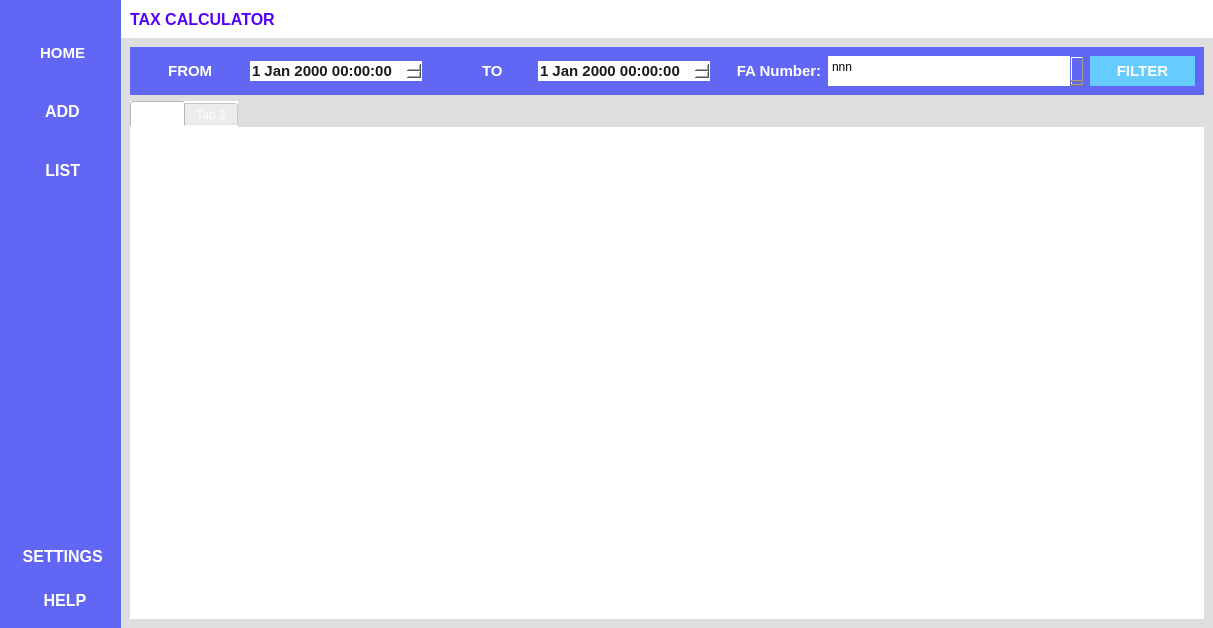
<?xml version="1.0" encoding="UTF-8"?>
<ui version="4.0">
 <class>MainWindow</class>
 <widget class="QMainWindow" name="MainWindow">
  <property name="geometry">
   <rect>
    <x>0</x>
    <y>0</y>
    <width>1213</width>
    <height>628</height>
   </rect>
  </property>
  <property name="windowTitle">
   <string>MainWindow</string>
  </property>
  <widget class="QWidget" name="centralwidget">
   <property name="styleSheet">
    <string notr="true">*{
border: none;
background-color:transparent;
background:none;
padding:0;
margin:0;
color:#fff;
}
#centralwidget{
background-color:#FFFF;
}
#LeftMenu{
background-color:rgb(98, 102, 244);
}
QpushButton{
text-align:left;
padding: 2px 5px;
}</string>
   </property>
   <layout class="QHBoxLayout" name="horizontalLayout">
    <property name="spacing">
     <number>0</number>
    </property>
    <property name="leftMargin">
     <number>0</number>
    </property>
    <property name="topMargin">
     <number>0</number>
    </property>
    <property name="rightMargin">
     <number>0</number>
    </property>
    <property name="bottomMargin">
     <number>0</number>
    </property>
    <item>
     <widget class="QWidget" name="LeftMenu" native="true">
      <property name="sizePolicy">
       <sizepolicy hsizetype="Preferred" vsizetype="Preferred">
        <horstretch>0</horstretch>
        <verstretch>0</verstretch>
       </sizepolicy>
      </property>
      <layout class="QVBoxLayout" name="verticalLayout">
       <property name="spacing">
        <number>0</number>
       </property>
       <property name="leftMargin">
        <number>0</number>
       </property>
       <property name="topMargin">
        <number>0</number>
       </property>
       <property name="rightMargin">
        <number>0</number>
       </property>
       <property name="bottomMargin">
        <number>0</number>
       </property>
       <item alignment="Qt::AlignLeft">
        <widget class="QWidget" name="widget" native="true">
         <property name="styleSheet">
          <string notr="true"/>
         </property>
         <layout class="QVBoxLayout" name="verticalLayout_2">
          <item alignment="Qt::AlignTop">
           <widget class="QFrame" name="frame">
            <property name="frameShape">
             <enum>QFrame::StyledPanel</enum>
            </property>
            <property name="frameShadow">
             <enum>QFrame::Raised</enum>
            </property>
            <layout class="QVBoxLayout" name="verticalLayout_5">
             <property name="spacing">
              <number>0</number>
             </property>
             <property name="leftMargin">
              <number>0</number>
             </property>
             <property name="topMargin">
              <number>0</number>
             </property>
             <property name="rightMargin">
              <number>0</number>
             </property>
             <property name="bottomMargin">
              <number>0</number>
             </property>
             <item>
              <widget class="QPushButton" name="MenuButton">
               <property name="toolTip">
                <string>Menu</string>
               </property>
               <property name="autoFillBackground">
                <bool>false</bool>
               </property>
               <property name="text">
                <string/>
               </property>
               <property name="icon">
                <iconset resource="resource.qrc">
                 <normaloff>:/Icon/icons/20x20/cil-menu.png</normaloff>:/Icon/icons/20x20/cil-menu.png</iconset>
               </property>
               <property name="iconSize">
                <size>
                 <width>32</width>
                 <height>32</height>
                </size>
               </property>
              </widget>
             </item>
            </layout>
           </widget>
          </item>
          <item alignment="Qt::AlignTop">
           <widget class="QFrame" name="frame_2">
            <property name="sizePolicy">
             <sizepolicy hsizetype="Preferred" vsizetype="Preferred">
              <horstretch>0</horstretch>
              <verstretch>0</verstretch>
             </sizepolicy>
            </property>
            <property name="frameShape">
             <enum>QFrame::StyledPanel</enum>
            </property>
            <property name="frameShadow">
             <enum>QFrame::Raised</enum>
            </property>
            <layout class="QVBoxLayout" name="verticalLayout_4">
             <property name="spacing">
              <number>40</number>
             </property>
             <property name="leftMargin">
              <number>0</number>
             </property>
             <property name="topMargin">
              <number>15</number>
             </property>
             <property name="rightMargin">
              <number>0</number>
             </property>
             <property name="bottomMargin">
              <number>15</number>
             </property>
             <item>
              <widget class="QPushButton" name="Home">
               <property name="font">
                <font>
                 <family>Segoe UI</family>
                 <pointsize>11</pointsize>
                 <bold>true</bold>
                </font>
               </property>
               <property name="toolTip">
                <string>HOME</string>
               </property>
               <property name="styleSheet">
                <string notr="true">back-ground=rgb(255, 255, 255)</string>
               </property>
               <property name="text">
                <string> HOME</string>
               </property>
               <property name="icon">
                <iconset resource="resource.qrc">
                 <normaloff>:/Icon/icons/20x20/cil-home.png</normaloff>:/Icon/icons/20x20/cil-home.png</iconset>
               </property>
               <property name="iconSize">
                <size>
                 <width>20</width>
                 <height>20</height>
                </size>
               </property>
              </widget>
             </item>
             <item>
              <widget class="QPushButton" name="LIST">
               <property name="font">
                <font>
                 <family>Segoe UI</family>
                 <pointsize>12</pointsize>
                 <bold>true</bold>
                </font>
               </property>
               <property name="cursor">
                <cursorShape>PointingHandCursor</cursorShape>
               </property>
               <property name="toolTip">
                <string>ADD</string>
               </property>
               <property name="text">
                <string notr="true"> ADD</string>
               </property>
               <property name="icon">
                <iconset resource="resource.qrc">
                 <normaloff>:/Icon/icons/20x20/cil-medical-cross.png</normaloff>:/Icon/icons/20x20/cil-medical-cross.png</iconset>
               </property>
               <property name="iconSize">
                <size>
                 <width>20</width>
                 <height>20</height>
                </size>
               </property>
              </widget>
             </item>
             <item>
              <widget class="QPushButton" name="ADD">
               <property name="font">
                <font>
                 <family>Segoe UI</family>
                 <pointsize>12</pointsize>
                 <bold>true</bold>
                </font>
               </property>
               <property name="toolTip">
                <string>LIST</string>
               </property>
               <property name="text">
                <string> LIST</string>
               </property>
               <property name="icon">
                <iconset resource="resource.qrc">
                 <normaloff>:/Icon/icons/20x20/cil-library.png</normaloff>:/Icon/icons/20x20/cil-library.png</iconset>
               </property>
               <property name="iconSize">
                <size>
                 <width>20</width>
                 <height>23</height>
                </size>
               </property>
              </widget>
             </item>
            </layout>
           </widget>
          </item>
          <item>
           <spacer name="verticalSpacer">
            <property name="orientation">
             <enum>Qt::Vertical</enum>
            </property>
            <property name="sizeHint" stdset="0">
             <size>
              <width>20</width>
              <height>40</height>
             </size>
            </property>
           </spacer>
          </item>
          <item alignment="Qt::AlignBottom">
           <widget class="QFrame" name="frame_3">
            <property name="frameShape">
             <enum>QFrame::StyledPanel</enum>
            </property>
            <property name="frameShadow">
             <enum>QFrame::Raised</enum>
            </property>
            <layout class="QVBoxLayout" name="verticalLayout_3">
             <property name="spacing">
              <number>25</number>
             </property>
             <property name="topMargin">
              <number>15</number>
             </property>
             <item>
              <widget class="QPushButton" name="SETTINGS">
               <property name="font">
                <font>
                 <family>Segoe UI</family>
                 <pointsize>12</pointsize>
                 <bold>true</bold>
                </font>
               </property>
               <property name="toolTip">
                <string>SETTINGS</string>
               </property>
               <property name="text">
                <string> SETTINGS</string>
               </property>
               <property name="icon">
                <iconset resource="resource.qrc">
                 <normaloff>:/Icon/icons/20x20/cil-settings.png</normaloff>:/Icon/icons/20x20/cil-settings.png</iconset>
               </property>
               <property name="iconSize">
                <size>
                 <width>20</width>
                 <height>20</height>
                </size>
               </property>
              </widget>
             </item>
             <item>
              <widget class="QPushButton" name="HELP">
               <property name="font">
                <font>
                 <family>Segoe UI</family>
                 <pointsize>12</pointsize>
                 <bold>true</bold>
                </font>
               </property>
               <property name="toolTip">
                <string>HELP</string>
               </property>
               <property name="text">
                <string>  HELP</string>
               </property>
               <property name="icon">
                <iconset resource="resource.qrc">
                 <normaloff>:/Icon/icons/20x20/cil-lightbulb.png</normaloff>:/Icon/icons/20x20/cil-lightbulb.png</iconset>
               </property>
               <property name="iconSize">
                <size>
                 <width>20</width>
                 <height>20</height>
                </size>
               </property>
              </widget>
             </item>
            </layout>
           </widget>
          </item>
         </layout>
        </widget>
       </item>
      </layout>
     </widget>
    </item>
    <item>
     <widget class="QWidget" name="Main" native="true">
      <property name="sizePolicy">
       <sizepolicy hsizetype="Expanding" vsizetype="Preferred">
        <horstretch>0</horstretch>
        <verstretch>0</verstretch>
       </sizepolicy>
      </property>
      <property name="font">
       <font>
        <family>Segoe UI</family>
        <pointsize>12</pointsize>
       </font>
      </property>
      <property name="styleSheet">
       <string notr="true"/>
      </property>
      <layout class="QVBoxLayout" name="verticalLayout_6">
       <property name="spacing">
        <number>0</number>
       </property>
       <property name="leftMargin">
        <number>0</number>
       </property>
       <property name="topMargin">
        <number>0</number>
       </property>
       <property name="rightMargin">
        <number>0</number>
       </property>
       <property name="bottomMargin">
        <number>0</number>
       </property>
       <item>
        <widget class="QFrame" name="TITLEBAR">
         <property name="sizePolicy">
          <sizepolicy hsizetype="Minimum" vsizetype="Preferred">
           <horstretch>0</horstretch>
           <verstretch>0</verstretch>
          </sizepolicy>
         </property>
         <property name="styleSheet">
          <string notr="true">background-color: rgb(255, 255, 255);</string>
         </property>
         <property name="frameShape">
          <enum>QFrame::StyledPanel</enum>
         </property>
         <property name="frameShadow">
          <enum>QFrame::Raised</enum>
         </property>
         <layout class="QHBoxLayout" name="horizontalLayout_2">
          <item>
           <widget class="QLabel" name="TITLE">
            <property name="font">
             <font>
              <family>Arial</family>
              <pointsize>12</pointsize>
              <bold>true</bold>
             </font>
            </property>
            <property name="styleSheet">
             <string notr="true">color: rgb(0, 0, 0);
color: rgb(85, 0, 255);</string>
            </property>
            <property name="text">
             <string>TAX CALCULATOR</string>
            </property>
            <property name="wordWrap">
             <bool>false</bool>
            </property>
           </widget>
          </item>
          <item>
           <spacer name="horizontalSpacer">
            <property name="orientation">
             <enum>Qt::Horizontal</enum>
            </property>
            <property name="sizeHint" stdset="0">
             <size>
              <width>40</width>
              <height>20</height>
             </size>
            </property>
           </spacer>
          </item>
          <item>
           <widget class="QPushButton" name="CloseButton">
            <property name="text">
             <string/>
            </property>
            <property name="icon">
             <iconset resource="resource.qrc">
              <normaloff>:/Button/icons/feather/x.svg</normaloff>:/Button/icons/feather/x.svg</iconset>
            </property>
            <property name="iconSize">
             <size>
              <width>20</width>
              <height>20</height>
             </size>
            </property>
           </widget>
          </item>
          <item>
           <widget class="QPushButton" name="MaximizeButtton">
            <property name="text">
             <string/>
            </property>
            <property name="icon">
             <iconset resource="resource.qrc">
              <normaloff>:/Button/icons/feather/maximize.svg</normaloff>:/Button/icons/feather/maximize.svg</iconset>
            </property>
            <property name="iconSize">
             <size>
              <width>20</width>
              <height>20</height>
             </size>
            </property>
           </widget>
          </item>
          <item>
           <widget class="QPushButton" name="MinimizeButton">
            <property name="layoutDirection">
             <enum>Qt::RightToLeft</enum>
            </property>
            <property name="text">
             <string/>
            </property>
            <property name="icon">
             <iconset resource="resource.qrc">
              <normaloff>:/Button/icons/feather/minus.svg</normaloff>:/Button/icons/feather/minus.svg</iconset>
            </property>
            <property name="iconSize">
             <size>
              <width>20</width>
              <height>20</height>
             </size>
            </property>
           </widget>
          </item>
         </layout>
         <zorder>horizontalSpacer</zorder>
         <zorder>CloseButton</zorder>
         <zorder>MinimizeButton</zorder>
         <zorder>MaximizeButtton</zorder>
         <zorder>TITLE</zorder>
        </widget>
       </item>
       <item>
        <widget class="QFrame" name="Window">
         <property name="sizePolicy">
          <sizepolicy hsizetype="Expanding" vsizetype="Expanding">
           <horstretch>0</horstretch>
           <verstretch>0</verstretch>
          </sizepolicy>
         </property>
         <property name="font">
          <font>
           <family>Arial</family>
           <pointsize>12</pointsize>
           <bold>false</bold>
          </font>
         </property>
         <property name="styleSheet">
          <string notr="true">background-color: rgb(222, 222, 222);</string>
         </property>
         <property name="frameShape">
          <enum>QFrame::StyledPanel</enum>
         </property>
         <property name="frameShadow">
          <enum>QFrame::Raised</enum>
         </property>
         <layout class="QVBoxLayout" name="verticalLayout_7">
          <item>
           <widget class="QFrame" name="FILTERWINDOW">
            <property name="sizePolicy">
             <sizepolicy hsizetype="Preferred" vsizetype="Minimum">
              <horstretch>0</horstretch>
              <verstretch>0</verstretch>
             </sizepolicy>
            </property>
            <property name="minimumSize">
             <size>
              <width>0</width>
              <height>0</height>
             </size>
            </property>
            <property name="styleSheet">
             <string notr="true">background-color:rgb(98, 102, 244);</string>
            </property>
            <property name="frameShape">
             <enum>QFrame::StyledPanel</enum>
            </property>
            <property name="frameShadow">
             <enum>QFrame::Raised</enum>
            </property>
            <layout class="QHBoxLayout" name="horizontalLayout_3">
             <item>
              <widget class="QLabel" name="From">
               <property name="sizePolicy">
                <sizepolicy hsizetype="Minimum" vsizetype="Fixed">
                 <horstretch>0</horstretch>
                 <verstretch>0</verstretch>
                </sizepolicy>
               </property>
               <property name="font">
                <font>
                 <pointsize>11</pointsize>
                 <bold>true</bold>
                </font>
               </property>
               <property name="text">
                <string>       FROM</string>
               </property>
              </widget>
             </item>
             <item>
              <widget class="QDateTimeEdit" name="FromDate">
               <property name="font">
                <font>
                 <pointsize>11</pointsize>
                 <bold>true</bold>
                </font>
               </property>
               <property name="styleSheet">
                <string notr="true">border-width: 15px;
color: rgb(26, 26, 26);
background-color: rgb(255, 255, 255);
border-color: rgb(250,250,250);</string>
               </property>
              </widget>
             </item>
             <item>
              <widget class="QLabel" name="To">
               <property name="sizePolicy">
                <sizepolicy hsizetype="Minimum" vsizetype="Fixed">
                 <horstretch>0</horstretch>
                 <verstretch>0</verstretch>
                </sizepolicy>
               </property>
               <property name="font">
                <font>
                 <pointsize>11</pointsize>
                 <bold>true</bold>
                </font>
               </property>
               <property name="text">
                <string>             TO</string>
               </property>
              </widget>
             </item>
             <item>
              <widget class="QDateTimeEdit" name="ToDate">
               <property name="font">
                <font>
                 <pointsize>11</pointsize>
                 <bold>true</bold>
                </font>
               </property>
               <property name="styleSheet">
                <string notr="true">border-width: 15px;
color: rgb(26, 26, 26);
background-color: rgb(255, 255, 255);
border-color: rgb(250,250,250);</string>
               </property>
              </widget>
             </item>
             <item>
              <widget class="QLabel" name="FANumber">
               <property name="sizePolicy">
                <sizepolicy hsizetype="Minimum" vsizetype="Fixed">
                 <horstretch>0</horstretch>
                 <verstretch>0</verstretch>
                </sizepolicy>
               </property>
               <property name="font">
                <font>
                 <pointsize>11</pointsize>
                 <bold>true</bold>
                </font>
               </property>
               <property name="text">
                <string>     FA Number:</string>
               </property>
              </widget>
             </item>
             <item>
              <widget class="QPlainTextEdit" name="FaText">
               <property name="sizePolicy">
                <sizepolicy hsizetype="Minimum" vsizetype="Ignored">
                 <horstretch>0</horstretch>
                 <verstretch>0</verstretch>
                </sizepolicy>
               </property>
               <property name="font">
                <font>
                 <family>Segoe UI</family>
                 <pointsize>9</pointsize>
                 <italic>false</italic>
                 <bold>false</bold>
                </font>
               </property>
               <property name="styleSheet">
                <string notr="true">background-color: rgb(255, 255, 255);
color:rgb(0,0,0);
font: 9pt &quot;Segoe UI&quot;;</string>
               </property>
               <property name="plainText">
                <string>nnn
</string>
               </property>
              </widget>
             </item>
             <item>
              <widget class="QPushButton" name="FilterButton">
               <property name="font">
                <font>
                 <pointsize>11</pointsize>
                 <bold>true</bold>
                </font>
               </property>
               <property name="styleSheet">
                <string notr="true">background-color: rgb(102, 204, 255);padding: 6px;</string>
               </property>
               <property name="text">
                <string>FILTER</string>
               </property>
               <property name="icon">
                <iconset theme="accessories-calculator">
                 <normaloff>.</normaloff>.</iconset>
               </property>
              </widget>
             </item>
            </layout>
            <zorder>FromDate</zorder>
            <zorder>From</zorder>
            <zorder>ToDate</zorder>
            <zorder>To</zorder>
            <zorder>FANumber</zorder>
            <zorder>FilterButton</zorder>
            <zorder>FaText</zorder>
           </widget>
          </item>
          <item>
           <widget class="QTabWidget" name="tabWidget">
            <property name="styleSheet">
             <string notr="true">background-color: rgb(255, 255, 255);</string>
            </property>
            <widget class="QWidget" name="tab">
             <attribute name="title">
              <string>Tab 1</string>
             </attribute>
            </widget>
            <widget class="QWidget" name="tab_2">
             <attribute name="title">
              <string>Tab 2</string>
             </attribute>
            </widget>
           </widget>
          </item>
         </layout>
        </widget>
       </item>
      </layout>
     </widget>
    </item>
   </layout>
  </widget>
  <widget class="QMenuBar" name="menubar">
   <property name="geometry">
    <rect>
     <x>0</x>
     <y>0</y>
     <width>1213</width>
     <height>22</height>
    </rect>
   </property>
  </widget>
 </widget>
 <resources>
  <include location="resource.qrc"/>
 </resources>
 <connections/>
</ui>
